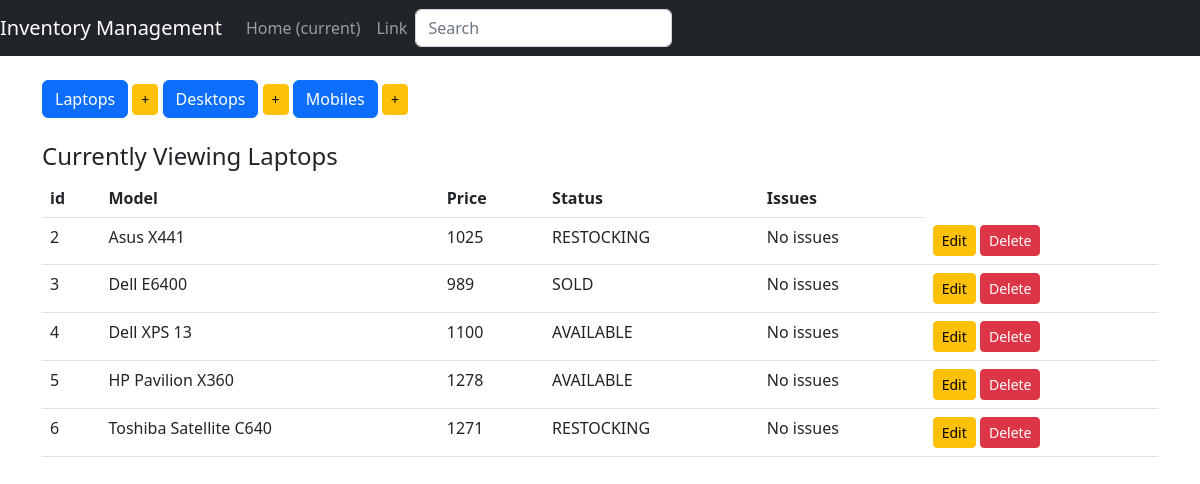
Page /laptops on the committed database.
### inventory/models.py (models this page shows, shortened)
class Device(models.Model):
    type = models.CharField(max_length=101, blank=False)
    price = models.IntegerField()
    choices = (
        ("AVAILABLE", "Item ready to be purchased"),
        ("SOLD", "Item Sold"),
        ("RESTOCKING", "Item restocking in few days"),
    )
    status = models.CharField(max_length=15, choices=choices, default="SOLD")
    issues = models.CharField(max_length=101, default="No issues")
    class Meta:
        abstract = True

class Laptop(Device):
    pass

### inventory/views.py (the view)
# urls.py: url(r"^laptops$", display_laptops, name="display_laptops"),
def display_laptops(request):
    items = Laptop.objects.all()
    context = {
        "items": items,
        "header": "Laptops",
    }
    return render(request, "index.html", context)

### inventory/templates/index.html
{% extends 'base.html' %}
{% block body %}
<br>
<div class="button-group">
<a href="{% url 'display_laptops' %}" class="btn btn-primary btn-md" role="button">Laptops</a>
<a href="{% url 'add_laptop' %}" class="btn btn-warning btn-sm" role="button">+</a>
<a href="{% url 'display_desktops' %}" class="btn btn-primary btn-md" role="button">Desktops</a>
<a href="{% url 'add_desktop' %}" class="btn btn-warning btn-sm" role="button">+</a>
<a href="{% url 'display_mobiles' %}" class="btn btn-primary btn-md" role="button">Mobiles</a>
<a href="{% url 'add_mobile' %}" class="btn btn-warning btn-sm" role="button">+</a>
</div>
<br>
<h4>Currently Viewing {{ header }}</h4>
<table class="table table-hover">
    <thead>
        <tr>
            <th>id</th>
            <th>Model</th>
            <th>Price</th>
            <th>Status</th>
            <th>Issues</th>
        </tr>
    </thead>
    <tbody>
      {% for item in items %}
       <tr>
        <td>{{ item.pk }}</td>
        <td>{{ item.type }}</td>
        <td>{{ item.price }}</td>
        <td>{{ item.status }}</td>
        <td>{{ item.issues }}</td>
        {% if header|lower == "laptops" %}
        <td>
            <a href="{% url 'edit_laptop' item.pk %}" class="btn btn-warning btn-sm" role="button">Edit</a>
            <a href="{% url 'delete_laptop' item.pk %}" class="btn btn-danger btn-sm" role="button">Delete</a>
        </td>
        {% elif header|lower == "desktops" %}
        <td>
            <a href="{% url 'edit_desktop' item.pk %}" class="btn btn-warning btn-sm" role="button">Edit</a>
            <a href="{% url 'delete_desktop' item.pk %}" class="btn btn-danger btn-sm" role="button">Delete</a>
        </td>
        {% else %}
        <td>
            <a href="{% url 'edit_mobile' item.pk %}" class="btn btn-warning btn-sm" role="button">Edit</a>
            <a href="{% url 'delete_mobile' item.pk %}" class="btn btn-danger btn-sm" role="button">Delete</a>
        </td>
        {% endif %}
       </tr>
      {% endfor %}
    </tbody>
</table>
{% endblock %}

### inventory/templates/base.html (shortened to what this page needs)
{% load static %}
<html>
    <head>
    </head>
    <link rel="stylesheet" href="{% static '/css/style.css' %}">
    <link rel="stylesheet" href="{% static '/css/bootstrap.min.css' %}">
    <body>
        <nav class="navbar navbar-expand navbar-dark bg-dark">
            <a class="navbar-brand" href="#">Inventory Management</a>
            <div class="collapse navbar-collapse" id="navbarsExample02">
              <ul class="navbar-nav mr-auto">
                <li class="nav-item active">
                  <a class="nav-link" href="{% url 'index' %}">Home <span class="sr-only">(current)</span></a>
                </li>
                <li class="nav-item">
                  <a class="nav-link" href="#">Link</a>
                </li>
              </ul>
              <form class="form-inline my-2 my-md-0">
                <input class="form-control" type="text" placeholder="Search">
              </form>
            </div>
          </nav>
          <div class="container">
            {% block body %}
            {% endblock %}
          </div>
    </body>
</html>

### rows in the picture
Laptop: pk "2", type "Asus X441", price "1025", status "RESTOCKING", issues "No issues"
Laptop: pk "3", type "Dell E6400", price "989", status "SOLD", issues "No issues"
Laptop: pk "4", type "Dell XPS 13", price "1100", status "AVAILABLE", issues "No issues"
Laptop: pk "5", type "HP Pavilion X360", price "1278", status "AVAILABLE", issues "No issues"
Laptop: pk "6", type "Toshiba Satellite C640", price "1271", status "RESTOCKING", issues "No issues"

### other values in the picture
{{ header }} "Laptops"
